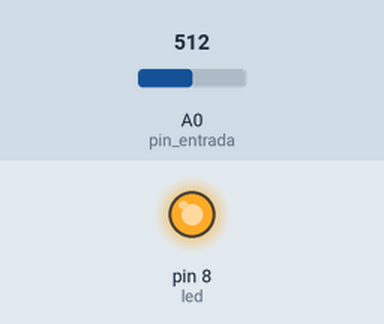
This sketch was run on a simulated Arduino Uno, built with avr-gcc and run on an emulated ATmega328P. Shown: output pins drawn as LEDs (lit = HIGH). Inputs (shaded band) come from the test bench; at power-on: A0 (pin_entrada) = 512.

Above: at 1.2 s.
1.3 s: A0 (pin_entrada) set to 501
At 2.4 s:
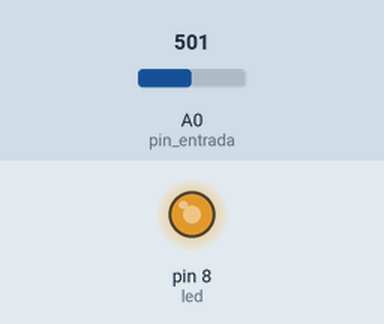
2.8 s: A0 (pin_entrada) set to 716
At 4.3 s:
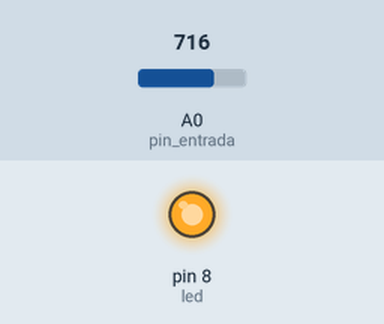
Timing chart, 0 to 5.8 s (numbered marks = the images above; inputs shaded):
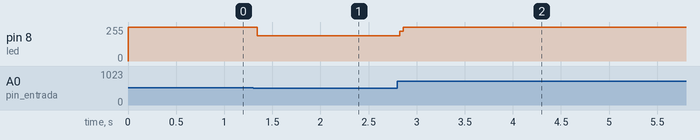

The sketch:

ativi_led_potenc.ino
```cpp
  const int led = 8;
const int pin_entrada = A0;
int valor;
float tensao;
void setup() {
  pinMode(led,OUTPUT);
  pinMode(pin_entrada,INPUT);
}

void loop() {
  valor = analogRead(pin_entrada);
  tensao = float(valor)*5/1023;
  digitalWrite(led,1);
  Serial.print("Tensao = ");
  Serial.print(tensao);
  Serial.println(" V");

if(tensao>2.50){
  digitalWrite(led,1);
}
else{
  digitalWrite(led,0);
}
}
```

Measured:
- the behaviour switches between 512 and 511 on A0 (pin_entrada) (found by bisection; images 0 and 1)
- after the input at 1.3 s, pin 8 (led): 255/255 → 188/255 at once
- after the input at 2.8 s, pin 8 (led): 188/255 → 255/255 at once
